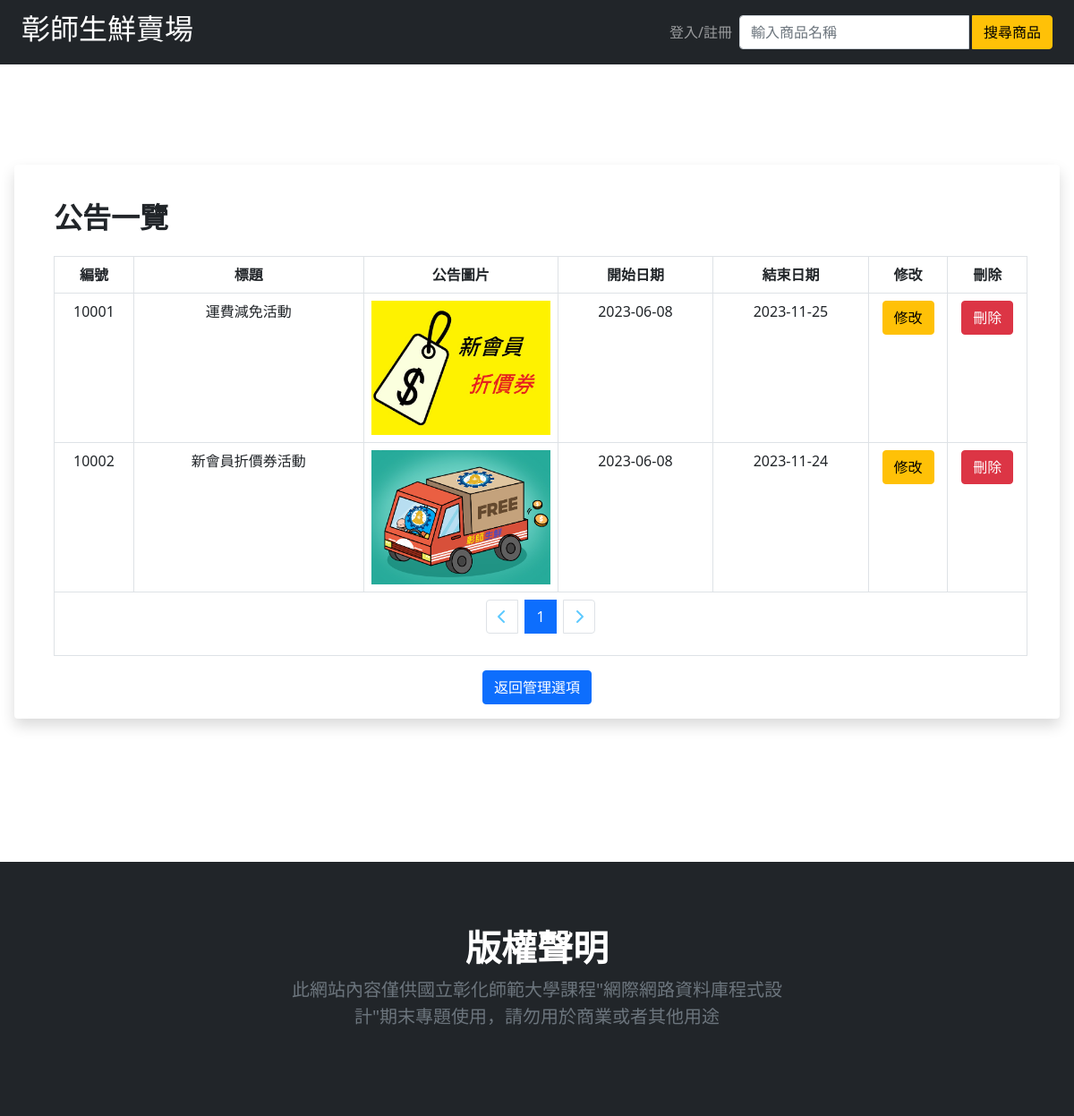
Page /administrator/allAnn.php on the committed database.
### administrator/allAnn.php (the view, shortened to what this page needs)
<!DOCTYPE html>
<html lang="en">
<?php include_once("../header.php");
?>
<br><br><br><br><br>
<div class="row shadow p-3 m-3 bg-body rounded">
    <div class="row">
        <div class="col-lg-12">
            <h2 class="fw-bold mb-0 ps-3 pt-4 pb-4 ">公告一覽</h2>
            <table class="table table-bordered table-hover ms-3 text-center">
                <tbody>
                    <div>
                        <tr>
                            <th scope="col" class="col-lg-1">編號</th>
                            <th scope="col" class="col-lg-3">標題</th>
                            <th scope="col" class="col-lg-2">公告圖片</th>
                            <th scope="col" class="col-lg-2">開始日期</th>
                            <th scope="col" class="col-lg-2">結束日期</th>
                            <th scope="col" class="col-lg-1">修改</th>
                            <th scope="col" class="col-lg-1">刪除</th>
                        </tr>
                        <?php
                        $length = 5;
                        $data = show_all("公告", $length, 7,null);
                        for ($i = 0; $i < $length; $i++) {
                            if (!isset($data['data'][$i])) {
                                break;
                            }
                            echo '<tr>
                                    <td>' . $data['data'][$i][0] . '</td>
                                    <td>' . $data['data'][$i][1] . '</td>
                                    <td> <img src="../image/' . $data['data'][$i][0] . '.webp" width="200" height="150"> </td>
                                    <td>' . $data['data'][$i][3] . '</td>
                                    <td>' . $data['data'][$i][4] . '</td>
                                    <td><a class="btn btn-warning" href="./change_Ann.php?aid=' . $data['data'][$i][0] . '">修改</a></td>
                                    <td><button class="btn btn-danger" onclick="delete_Ann(' . $data['data'][$i][0] . ')">刪除</button></td>
                                </tr>';
                        }
                        echo $data['page'];
                        ?>
                    </div>
                </tbody>
            </table>
        </div>
    </div>
    <div class="text-center">
        <button class="btn btn-primary" onclick="direct_back()">返回管理選項</button>
    </div>
</div>
<br><br><br>
<?php include_once("../footer.php") ?>
</body>
</html>

### rows in the picture
公告: 公告id "10001", 標題 "運費減免活動", 公告id (picture), start "2023-06-08", end "2023-11-25"
公告: 公告id "10002", 標題 "新會員折價券活動", 公告id (picture), start "2023-06-08", end "2023-11-24"
